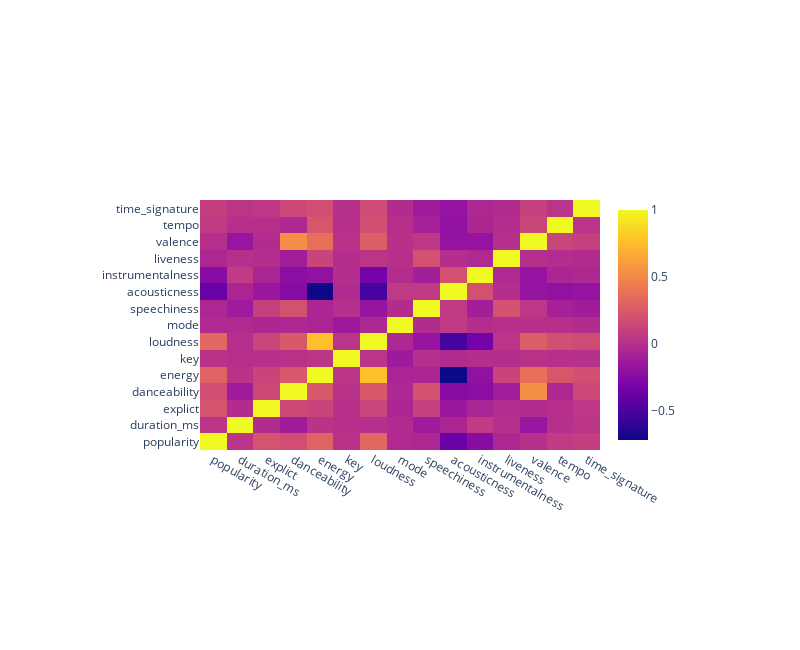

The code cell stored with this chart in its notebook:
### Code cell
#see correlation between any two given features with heatmap
import plotly.graph_objects as go
matrix = track_df.corr()
x_list=['popularity','duration_ms','explict','danceability','energy','key','loudness','mode','speechiness','acousticness','instrumentalness','liveness','valence','tempo','time_signature']
fig_heatmap = go.Figure(data=go.Heatmap(z=matrix,x=x_list,y=x_list,hoverongaps = False))
fig_heatmap.update_layout(margin=dict(t=200,r=200,b=200,l=200),width=800,height=650,autosize=False)
fig_heatmap.show()

### Figure 1 — Plotly figure (JSON) as saved in the notebook; plotly's stock layout.template omitted (floating-point values rounded to 4 significant figures; data arrays with more than 128 entries replaced by an {"elided": "..."} marker saying what was removed)
{"data": [{"hoverongaps": false, "type": "heatmap", "x": ["popularity", "duration_ms", "explict", "danceability", "energy", "key", "loudness", "mode", "speechiness", "acousticness", "instrumentalness", "liveness", "valence", "tempo", "time_signature"], "y": ["popularity", "duration_ms", "explict", "danceability", "energy", "key", "loudness", "mode", "speechiness", "acousticness", "instrumentalness", "liveness", "valence", "tempo", "time_signature"], "z": {"elided": "15x15 float values"}}], "layout": {"autosize": false, "height": 650, "margin": {"b": 200, "l": 200, "r": 200, "t": 200}, "width": 800}}
